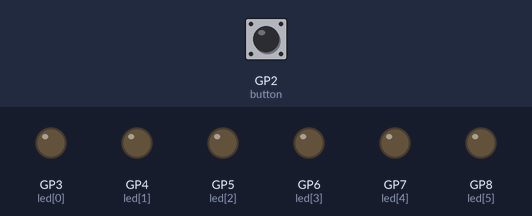
The program below on a simulated Raspberry Pi Pico running MicroPython. Shown: output pins drawn as LEDs (lit = HIGH). The inputs (shaded band) are chosen by the test bench; at power-on: GP2 (button) HIGH.

Above: at 1.2 s.
1.3 s: GP2 (button) pulled LOW for 0.15 s
At 1.7 s:
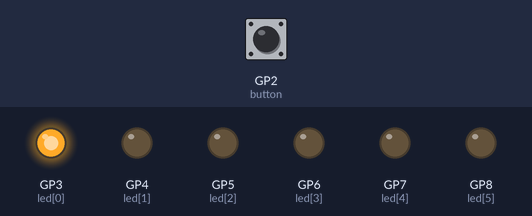
At 2.2 s:
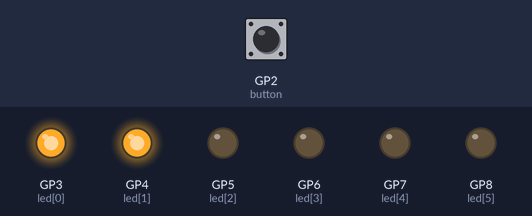
4.3 s: GP2 (button) pulled LOW for 3.2 s
At 4.7 s:
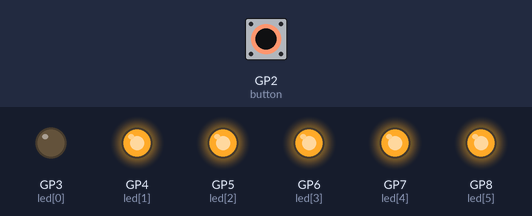
Timing chart, 0 to 14.3 s (numbered marks = the images above; inputs shaded):
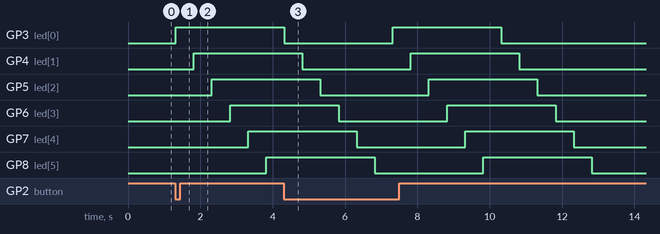

Measured:
- after the input at 1.3 s, GP3 (led[0]): LOW → HIGH at once; GP4 (led[1]): LOW → HIGH after 0.52 s; GP5 (led[2]): LOW → HIGH after 1.0 s; GP6 (led[3]): LOW → HIGH after 1.5 s; GP7 (led[4]): LOW → HIGH after 2.0 s

The program:

sequential_leds.py
```python
from picozero import LED, Button
from time import sleep

led = [LED(3),LED(4),LED(5),LED(6),LED(7),LED(8)] #created an array for multiple LEDs. Every number is a GPIO port
button = Button(2) #GPIO 2

while True:
    if button.is_pressed:

        for i in range(0,6):
            led[i].on()
            sleep(0.5)
        for j in range(0,6):
            led[j].off()
            sleep(0.5)
```
